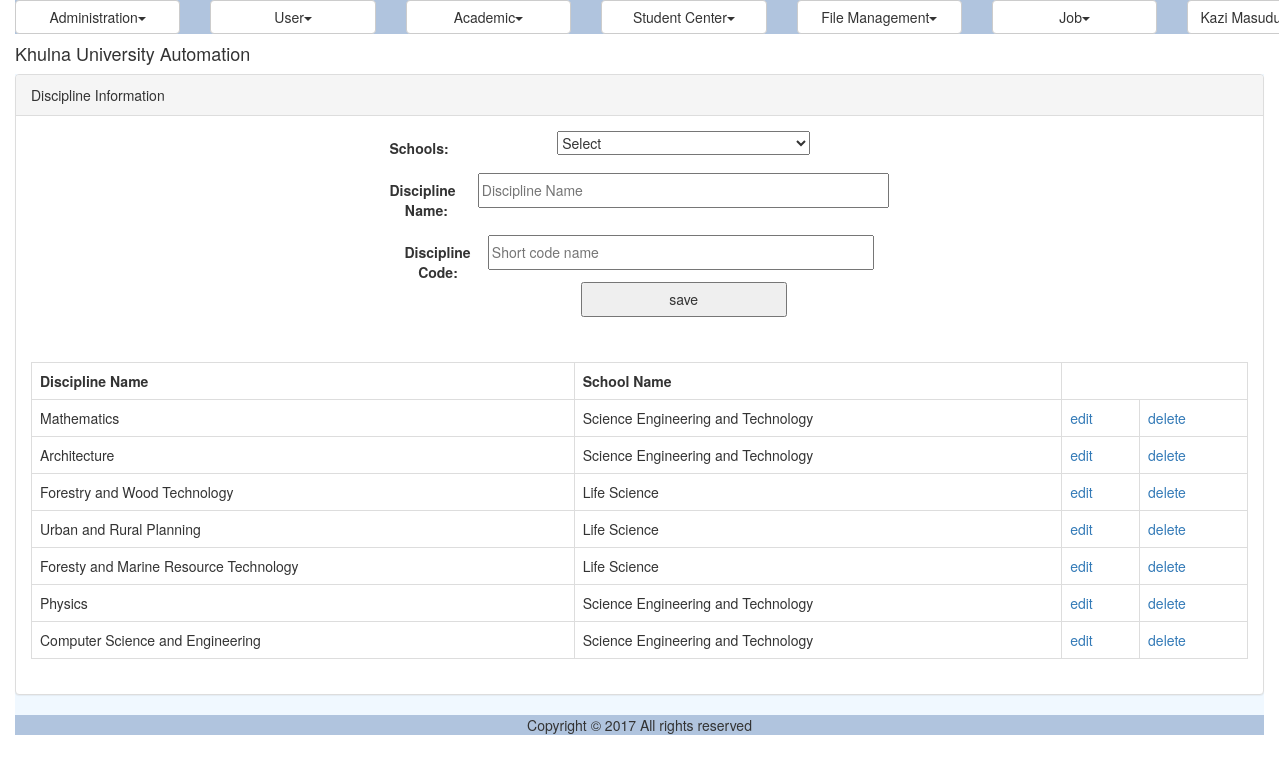
The page /discipline.php (signed in) on the database its author committed.
### tables this page shows
CREATE TABLE IF NOT EXISTS `ums_discipline` (
  `ID` varchar(40) NOT NULL,
  `Name` varchar(50) NOT NULL,
  `ShortCode` varchar(20) DEFAULT NULL,
  `SchoolID` varchar(40) DEFAULT NULL,
  PRIMARY KEY (`ID`)
);

CREATE TABLE IF NOT EXISTS `ums_school` (
  `ID` varchar(40) NOT NULL,
  `Name` varchar(50) NOT NULL,
  `DeanID` varchar(40) NOT NULL
);

### util/class.util.inc (called while the page is built, shortened)
<?php
class ConfigUtil implements I_DBConfig, I_LogConfig, I_LanguageConfig{
	public static $s_instance;
	private $_host;
	private $_username;
	private $_password;
	private $_database;
	public static function getInstance() {
		if(!self::$s_instance) {
			self::$s_instance = new self();
		}
		return self::$s_instance;
	}
	private function readConfig(){
		$this->_ini_array = parse_ini_file(CONFIG.'system.ini');
		$this->_host =	$this->_ini_array['db_host'];
		$this->_username = $this->_ini_array['db_username'];
		$this->_password = $this->_ini_array['db_password'];
		$this->_database = $this->_ini_array['db_database'];
	}
	public function getDBHost(){
		return $this->_host;
	}
	public function getDBUserName(){
		return $this->_username;
	}
	public function getDBPassword(){
		return $this->_password;
	}
	public function getDBName(){
		return $this->_database;
	}
}
class DBUtil implements I_DBUtil {
	private static $s_instance;
	private $_host;
	private $_username;
	private $_password;
	private $_database;
	protected $_connection;
	protected $_result;
	public static function getInstance() {
		if(!self::$s_instance) {
			self::$s_instance = new self();
		}
		return self::$s_instance;
	}
	private function readDBConfig(){
		$_config = ConfigUtil::getInstance();
		$this->_host = $_config->getDBHost();
		$this->_username = $_config->getDBUserName();
		$this->_password = $_config->getDBPassword();
		$this->_database = $_config->getDBName();
	}
	private function setConnection(){
		$this->_connection = new mysqli($this->_host, $this->_username,
			$this->_password, $this->_database);
	}
	public function doQuery($sql) {
		$this->_result = $this->_connection->query($sql) or die(mysqli_error($this->_connection));
		return $this->_result;
	}
	public function getNumRows() {
		$this->_numRows = mysqli_num_rows($this->_result);
		return $this->_numRows;
	}
	public function getAllRows() {
		$rows = array();
		for($x = 0; $x < $this->getNumRows(); $x++) {
			$rows[] = mysqli_fetch_assoc($this->_result);
		}
		return $rows;
	}
	public function getTopRow() {
		return $this->_result->fetch_array();
	}
}
class LogUtil{
	private static $s_instance;
	public static function getInstance(){
		if(!self::$s_instance) {
			self::$s_instance = new self();
		}
		return self::$s_instance;
	}
}
class LangUtil{
	private static $s_instance;
	public static function getInstance() {
		if(!self::$s_instance) {
			self::$s_instance = new self();
		}
		return self::$s_instance;
	}
}
?>

### modules/user/ui/blade/view.discipline.blade.inc (called while the page is built, shortened)
<?php
include_once UTILITY.'class.util.inc';
include_once MODULES_USER.'bao/class.disciplinebao.inc';
$_DisciplineBAO = new DisciplineBAO();
?>

### modules/user/bao/class.disciplinebao.inc (called while the page is built, shortened)
<?php
include_once UTILITY.'class.util.inc';
include_once MODULES_USER.'dao/class.disciplinedao.inc';
Class DisciplineBAO{
	private $_DisciplineDAO;
	public function __construct(){
		$this->_DisciplineDAO = new DisciplineDAO();
	}
	public function getAllDisciplines(){
		$Result = $this->_DisciplineDAO->getAllDisciplines();
		return $Result;
	}
}
?>

### modules/user/dao/class.disciplinedao.inc (called while the page is built, shortened)
<?php
include_once COMMON.'class.common.inc';
include_once COMMON.'class.common.course.inc';
include_once UTILITY.'class.util.inc';
Class DisciplineDAO{
	private $_DB;
	public function __construct(){
		$this->_DB = DBUtil::getInstance();
	}
	public function getAllDisciplines(){
		$DisciplineList = array();
		$this->_DB->doQuery("SELECT * FROM ums_discipline");
		$rows = $this->_DB->getAllRows();
		for($i = 0; $i < sizeof($rows); $i++) {
			$row = $rows[$i];
			$this->_Discipline = new Discipline();
		    $this->_Discipline->setID ( $row['ID']);
		    $this->_Discipline->setName( $row['Name'] );
		    $this->_Discipline->setShortCode( $row['ShortCode'] );
			$School = new School();
			$School->setID($row['SchoolID']);
			$this->_DB->doQuery("SELECT * FROM ums_school where ID='".$row['SchoolID']."'");
			$schoolRow = $this->_DB->getTopRow();
			$School->setName($schoolRow['Name']);
			$this->_Discipline->setSchool($School);
		    $DisciplineList[]=$this->_Discipline;
		}
		$Result = new Result();
		$Result->setIsSuccess(1);
		$Result->setResultObject($DisciplineList);
		return $Result;
	}
}
?>

### common/class.common.inc (called while the page is built, shortened)
<?php
class Result{
    private $_IsSuccess=0;
    private $_ResultObject;
    public function setIsSuccess($IsSuccess){
        $this->_IsSuccess = $IsSuccess;
    }
    public function getIsSuccess(){
        return $this->_IsSuccess;
    }
    public function setResultObject($ResultObject){
        $this->_ResultObject = $ResultObject;
    }
    public function getResultObject(){
        return $this->_ResultObject;
    }
}
?>

### common/class.common.course.inc (called while the page is built, shortened)
<?php
class Discipline{
    private $_ID;
    private $_Name;
    private $_School;
    public function setID ( $ID ) {
        $this->_ID = $ID;
    }
    public function getID () {
        return $this->_ID;
    }
    public function setName( $Name ) {
        $this->_Name = $Name;
    }
    public function getName() {
        return $this->_Name;
    }
    public function setSchool( $School ) {
        $this->_School = $School;
    }
    public function getSchool() {
        return $this->_School;
    }
}
class School{
    private $_Name;
    public function setName( $Name ) {
        $this->_Name = $Name;
    }
    public function getName() {
        return $this->_Name;
    }
}
?>

### modules/user/ui/view.discipline.inc (the view, shortened to what this page needs)
<?php
include_once 'blade/view.discipline.blade.inc';
include_once COMMON.'class.common.inc';
include_once COMMON.'class.common.course.inc';
?>
<div class="panel panel-default">
    <div class="panel-heading">Discipline Information</div>
    <div class="panel-body">
	<div id="form">
		<form method="post" class="form-horizontal">
				<div class="form-group">
	              	<label class="control-label col-sm-2" for="selectedSchool">Schools:</label>
	              	<div class="col-sm-10">
					    <?php
					    $var = '<select name="selectedSchool" id="select-from-schools">';
						$Result = $_SchoolBAO->getAllSchools();
						if($Result->getIsSuccess()){
							$Schools = $Result->getResultObject();
							$var = $var.'<option value="select">Select</option>';
					       for ($i=0; $i < sizeof($Schools); $i++) {
					       		$School = $Schools[$i];
					    		$var = $var. '<option value="'.$School->getID().'"';
					          	$var = $var.'>'.$School->getName().'</option>';
							}
							$var = $var.'</select>';
						}
						echo $var;
						?>
					</div>
				</div>
				<div class="form-group">
              	<label class="control-label col-sm-2" for="txtName">Discipline Name:</label>
              	<div class="col-sm-10">
					<input type="text" name="txtName" placeholder="Discipline Name" value="<?php
					if(isset($_GET['edit'])) echo $getROW->getName();  ?>" />
				</div>
				</div>
				<div>
				<label class="control-label col-sm-2" for="txtShortCode">Discipline Code:</label>
				<div class="col-sm-10">
					<input type="text" name="txtShortCode" placeholder="Short code name" value="<?php
					if(isset($_GET['edit'])) echo $getROW->getShortCode();  ?>" />
				</div>
				</div>
		        <div class="form-group">
	              <div class="col-sm-offset-2 col-sm-10">
						<?php
						if(isset($_GET['edit']))
						{
							?>
							<button type="submit" name="update">update</button>
							<?php
						}
						else
						{
							?>
							<button type="submit" name="save">save</button>
							<?php
						}
						?>
					</div>
				</div>
		</form>
	</div>
	</div>
	<div class="panel-body">
	<table class="table table-bordered">
	<?php
	$Result = $_DisciplineBAO->getAllDisciplines();
	if($Result->getIsSuccess()){
		$DisciplineList = $Result->getResultObject();
	?>
		<tr>
			<th>Discipline Name</th>
			<th>School Name</th>
		</tr>
		<?php
		for($i = 0; $i < sizeof($DisciplineList); $i++) {
			$Discipline = $DisciplineList[$i];
			?>
		    <tr>
			    <td><?php echo $Discipline->getName(); ?></td>
			    <td><?php echo $Discipline->getSchool()->getName(); ?></td>
			    <td><a href="?edit=<?php echo $Discipline->getID(); ?>" onclick="return confirm('sure to edit !'); " >edit</a></td>
			    <td><a href="?del=<?php echo $Discipline->getID(); ?>" onclick="return confirm('sure to delete !'); " >delete</a></td>
		    </tr>
	    <?php
		}
	}
	else{
		echo $Result->getResultObject();
	}
	?>
	</table>
	</div>
</div>

### resources/css/style.css (style rules this page uses)
#form { width:500px; margin:0px auto; text-align:center; }
#form form input { width:100%; height:35px; }
form button { width:50%; height:35px; }
table,td { border:solid #e9e9e9 1px; }

### rows shown on the page
ums_discipline: Name "Mathematics"
ums_school: Name "Science Engineering and Technology"
ums_discipline: Name "Architecture"
ums_discipline: Name "Forestry and Wood Technology"
ums_school: Name "Life Science"
ums_discipline: Name "Urban and Rural Planning"
ums_discipline: Name "Foresty and Marine Resource Technology"
ums_discipline: Name "Physics"
ums_discipline: Name "Computer Science and Engineering"

### other values the page prints
$globalMenu[$i]->getTitle() "Administration User Academic Student Center File Management Job"
$CurrentUser->getFullName() "Kazi…"
